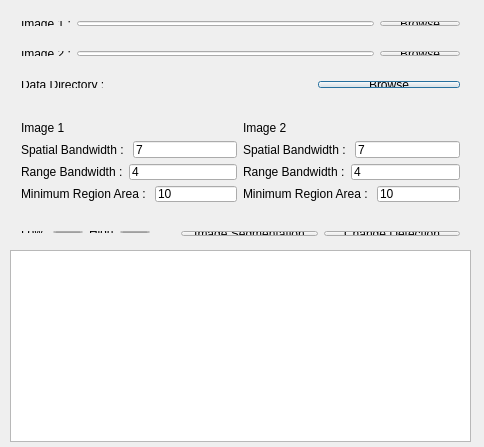
<?xml version="1.0" encoding="UTF-8"?>
<ui version="4.0">
 <class>MainWindow_cd</class>
 <widget class="QDialog" name="MainWindow_cd">
  <property name="geometry">
   <rect>
    <x>0</x>
    <y>0</y>
    <width>484</width>
    <height>447</height>
   </rect>
  </property>
  <property name="windowTitle">
   <string>MainWindow</string>
  </property>
  <widget class="QTextBrowser" name="textBrowser">
   <property name="geometry">
    <rect>
     <x>10</x>
     <y>250</y>
     <width>461</width>
     <height>192</height>
    </rect>
   </property>
  </widget>
  <widget class="QWidget" name="layoutWidget">
   <property name="geometry">
    <rect>
     <x>10</x>
     <y>70</y>
     <width>461</width>
     <height>29</height>
    </rect>
   </property>
   <layout class="QHBoxLayout" name="horizontalLayout">
    <item>
     <widget class="QLabel" name="label">
      <property name="text">
       <string>Data Directory :</string>
      </property>
     </widget>
    </item>
    <item>
     <widget class="QLabel" name="label_2">
      <property name="text">
       <string/>
      </property>
     </widget>
    </item>
    <item>
     <widget class="QPushButton" name="pushButton">
      <property name="text">
       <string>Browse</string>
      </property>
     </widget>
    </item>
   </layout>
  </widget>
  <widget class="QWidget" name="layoutWidget_3">
   <property name="geometry">
    <rect>
     <x>10</x>
     <y>40</y>
     <width>461</width>
     <height>27</height>
    </rect>
   </property>
   <layout class="QHBoxLayout" name="horizontalLayout_14">
    <item>
     <widget class="QLabel" name="label_14">
      <property name="text">
       <string>Image 2 :</string>
      </property>
     </widget>
    </item>
    <item>
     <widget class="QLineEdit" name="lineEdit_10"/>
    </item>
    <item>
     <widget class="QPushButton" name="pushButton_5">
      <property name="text">
       <string>Browse</string>
      </property>
     </widget>
    </item>
   </layout>
  </widget>
  <widget class="QWidget" name="">
   <property name="geometry">
    <rect>
     <x>10</x>
     <y>110</y>
     <width>461</width>
     <height>103</height>
    </rect>
   </property>
   <layout class="QHBoxLayout" name="horizontalLayout_11">
    <item>
     <layout class="QVBoxLayout" name="verticalLayout">
      <item>
       <widget class="QLabel" name="label_11">
        <property name="text">
         <string>Image 1</string>
        </property>
       </widget>
      </item>
      <item>
       <layout class="QVBoxLayout" name="verticalLayout_2">
        <item>
         <layout class="QHBoxLayout" name="horizontalLayout_2">
          <item>
           <widget class="QLabel" name="label_3">
            <property name="text">
             <string>Spatial Bandwidth : </string>
            </property>
           </widget>
          </item>
          <item>
           <widget class="QLineEdit" name="lineEdit">
            <property name="text">
             <string>7</string>
            </property>
           </widget>
          </item>
         </layout>
        </item>
        <item>
         <layout class="QHBoxLayout" name="horizontalLayout_3">
          <item>
           <widget class="QLabel" name="label_4">
            <property name="text">
             <string>Range Bandwidth :</string>
            </property>
           </widget>
          </item>
          <item>
           <widget class="QLineEdit" name="lineEdit_2">
            <property name="text">
             <string>4</string>
            </property>
           </widget>
          </item>
         </layout>
        </item>
        <item>
         <layout class="QHBoxLayout" name="horizontalLayout_4">
          <item>
           <widget class="QLabel" name="label_5">
            <property name="text">
             <string>Minimum Region Area : </string>
            </property>
           </widget>
          </item>
          <item>
           <widget class="QLineEdit" name="lineEdit_3">
            <property name="text">
             <string>10</string>
            </property>
           </widget>
          </item>
         </layout>
        </item>
       </layout>
      </item>
     </layout>
    </item>
    <item>
     <layout class="QVBoxLayout" name="verticalLayout_4">
      <item>
       <widget class="QLabel" name="label_12">
        <property name="text">
         <string>Image 2</string>
        </property>
       </widget>
      </item>
      <item>
       <layout class="QVBoxLayout" name="verticalLayout_3">
        <item>
         <layout class="QHBoxLayout" name="horizontalLayout_5">
          <item>
           <widget class="QLabel" name="label_6">
            <property name="text">
             <string>Spatial Bandwidth : </string>
            </property>
           </widget>
          </item>
          <item>
           <widget class="QLineEdit" name="lineEdit_4">
            <property name="text">
             <string>7</string>
            </property>
           </widget>
          </item>
         </layout>
        </item>
        <item>
         <layout class="QHBoxLayout" name="horizontalLayout_6">
          <item>
           <widget class="QLabel" name="label_7">
            <property name="text">
             <string>Range Bandwidth :</string>
            </property>
           </widget>
          </item>
          <item>
           <widget class="QLineEdit" name="lineEdit_5">
            <property name="text">
             <string>4</string>
            </property>
           </widget>
          </item>
         </layout>
        </item>
        <item>
         <layout class="QHBoxLayout" name="horizontalLayout_7">
          <item>
           <widget class="QLabel" name="label_8">
            <property name="text">
             <string>Minimum Region Area : </string>
            </property>
           </widget>
          </item>
          <item>
           <widget class="QLineEdit" name="lineEdit_6">
            <property name="text">
             <string>10</string>
            </property>
           </widget>
          </item>
         </layout>
        </item>
       </layout>
      </item>
     </layout>
    </item>
   </layout>
  </widget>
  <widget class="QWidget" name="">
   <property name="geometry">
    <rect>
     <x>10</x>
     <y>220</y>
     <width>151</width>
     <height>24</height>
    </rect>
   </property>
   <layout class="QHBoxLayout" name="horizontalLayout_10">
    <item>
     <layout class="QHBoxLayout" name="horizontalLayout_8">
      <item>
       <widget class="QLabel" name="label_9">
        <property name="text">
         <string>Low </string>
        </property>
       </widget>
      </item>
      <item>
       <widget class="QLineEdit" name="lineEdit_7"/>
      </item>
     </layout>
    </item>
    <item>
     <layout class="QHBoxLayout" name="horizontalLayout_9">
      <item>
       <widget class="QLabel" name="label_10">
        <property name="text">
         <string>High</string>
        </property>
       </widget>
      </item>
      <item>
       <widget class="QLineEdit" name="lineEdit_8"/>
      </item>
     </layout>
    </item>
   </layout>
  </widget>
  <widget class="QWidget" name="">
   <property name="geometry">
    <rect>
     <x>170</x>
     <y>220</y>
     <width>301</width>
     <height>27</height>
    </rect>
   </property>
   <layout class="QHBoxLayout" name="horizontalLayout_12">
    <item>
     <widget class="QPushButton" name="pushButton_2">
      <property name="text">
       <string>Image Segmentation</string>
      </property>
     </widget>
    </item>
    <item>
     <widget class="QPushButton" name="pushButton_3">
      <property name="text">
       <string>Change Detection</string>
      </property>
     </widget>
    </item>
   </layout>
  </widget>
  <widget class="QWidget" name="">
   <property name="geometry">
    <rect>
     <x>10</x>
     <y>10</y>
     <width>461</width>
     <height>27</height>
    </rect>
   </property>
   <layout class="QHBoxLayout" name="horizontalLayout_13">
    <item>
     <widget class="QLabel" name="label_13">
      <property name="text">
       <string>Image 1 :</string>
      </property>
     </widget>
    </item>
    <item>
     <widget class="QLineEdit" name="lineEdit_9"/>
    </item>
    <item>
     <widget class="QPushButton" name="pushButton_4">
      <property name="text">
       <string>Browse</string>
      </property>
     </widget>
    </item>
   </layout>
  </widget>
 </widget>
 <layoutdefault spacing="6" margin="11"/>
 <resources/>
 <connections/>
</ui>
